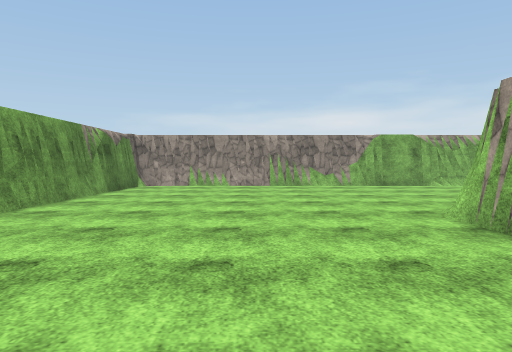
View 1 (above)

20 first-person views from a walk through a scene from a Unity 3-D project. The camera is 1.3 m above the floor, tilts 2° down and sees 70° across. The floor is counted in squares, 2 m on a side. Each view is taken from the middle of a square. On the plan, view 1 faces up. The plan holds only what a view shows up to about 11 squares ahead; the rest is blank. The place goes on beyond the plan. The player character is not drawn. Surface patterns are stand-ins for the level's own textures.

View 2
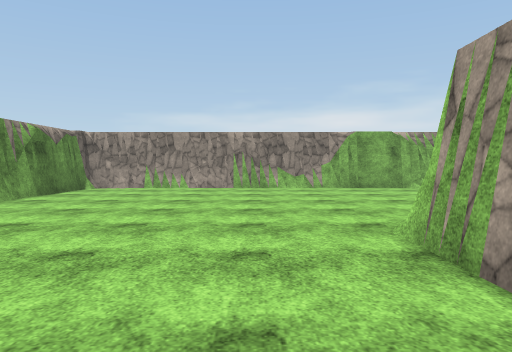

View 3
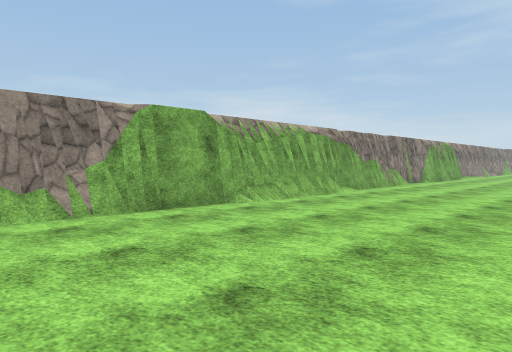

View 4
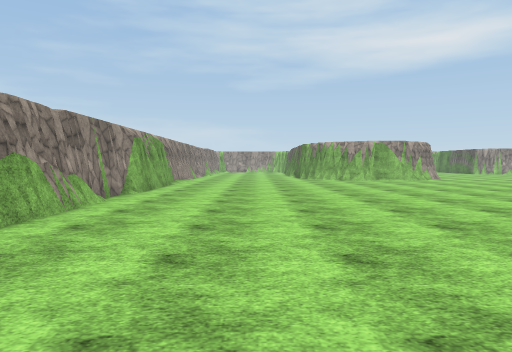

View 5
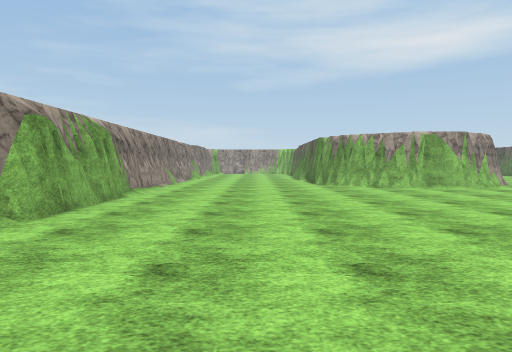

View 6
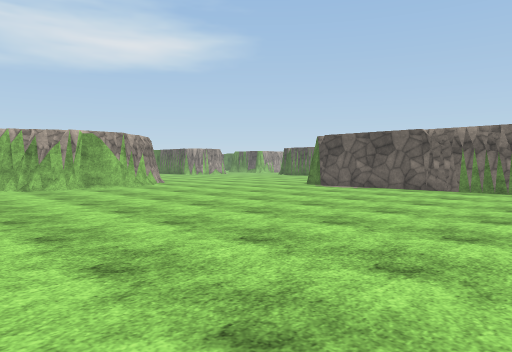

View 7
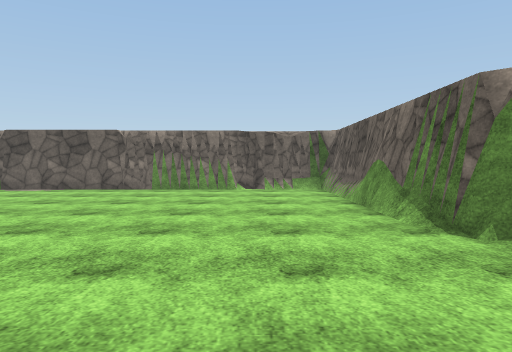

View 8
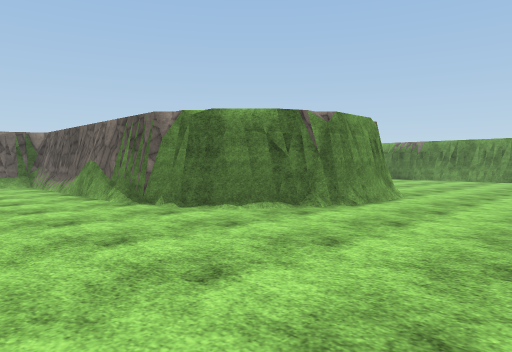

View 9
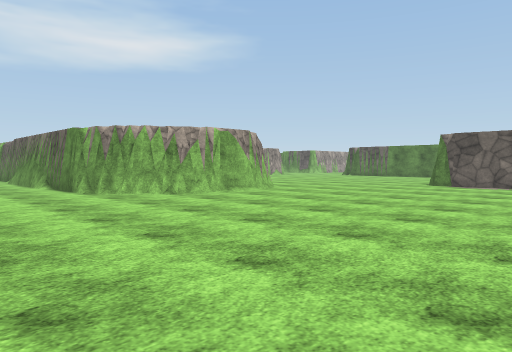

View 10
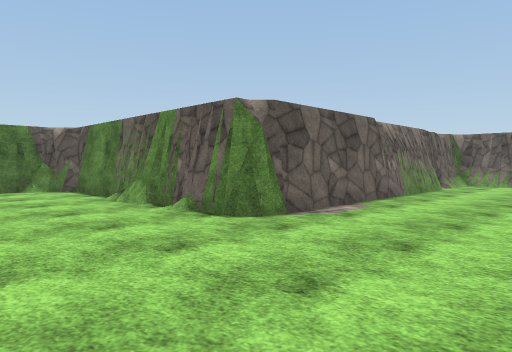

View 11
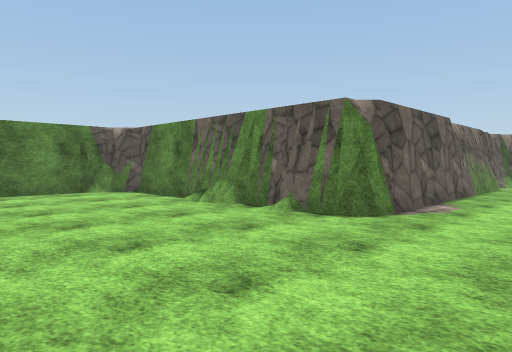

View 12
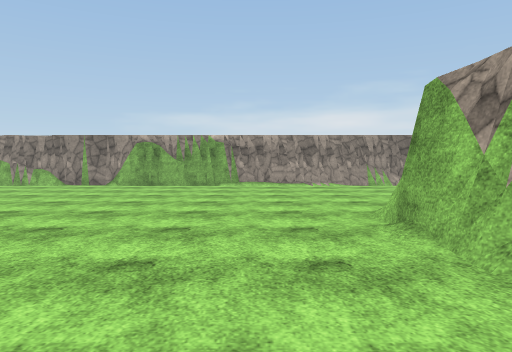

View 13
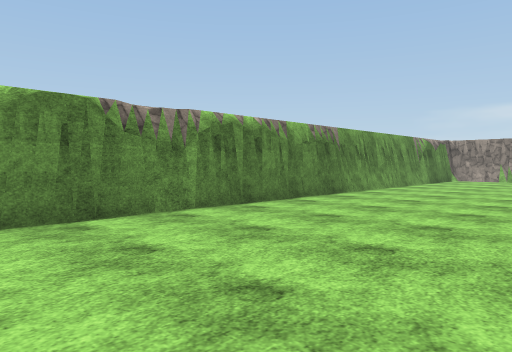

View 14
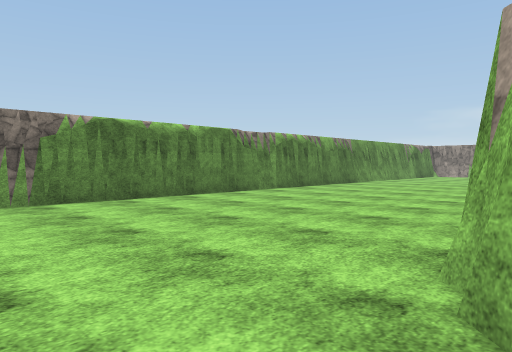

View 15
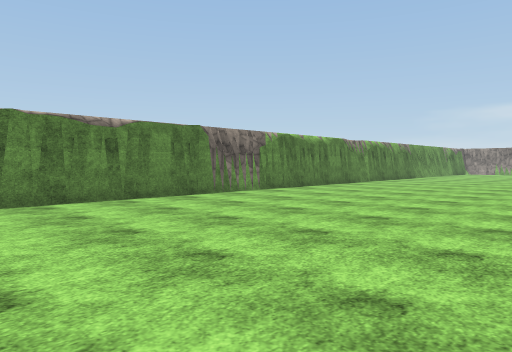

View 16
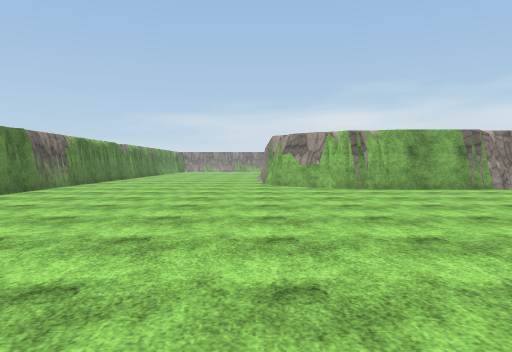

View 17
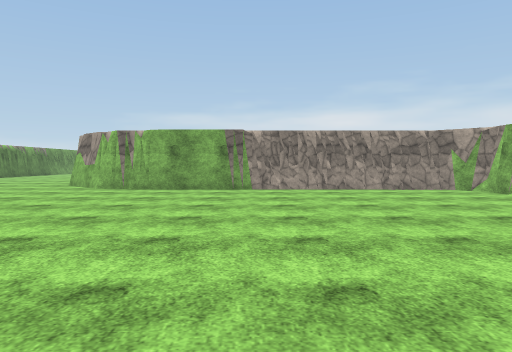

View 18
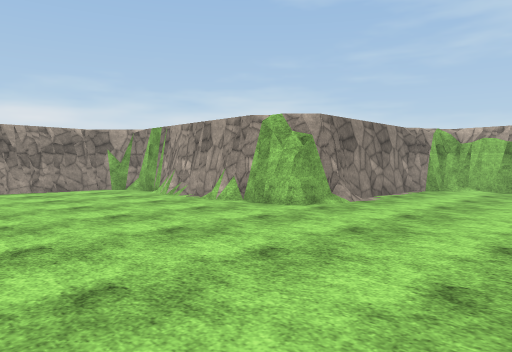

View 19
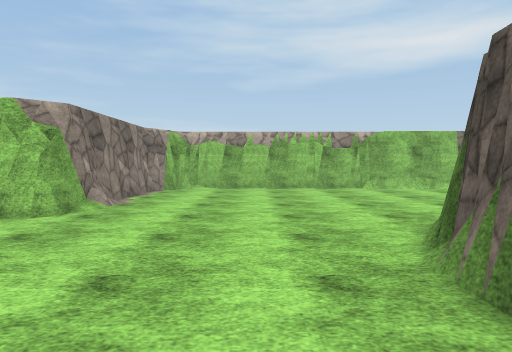

View 20
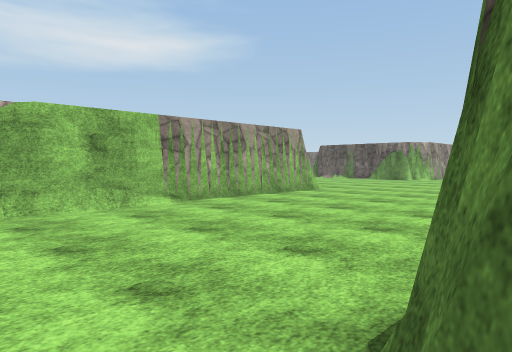

### Floor plan
Key: @ floor where view 1 was taken; # wall or solid block; . floor.
Columns run from 4 left of view 1 to 21 right of it. Each row starts with its distance up from view 1.
 11 ##########################
 10 #.........................
  9 #.........................
  8 #.........................
  7 #.........................
  6 #........##...............
  5 #......#####............##
  4 #......#   ##...........#
  3 #......#    #...........#
  2 #......     #...........##
  1 #.....      #............#
  0 #...@.      #.............
 -1 #.....      #.............
 -2 #.....      ##.######.....
 -3 #......     ####    ##....
 -4 #......              #...
 -5 #......#             #...
 -6 #......##            #...
 -7 #.......##           #...
 -8 #........##########  #...
 -9 #.................#  ###
-10 #.................#
-11 #.................#
-12 #.................#
-13    ...............#####
-14     ..... ............##
-15     ..... .............#
-16      ...   ............#
-17       .     .. #.......#
-18                ##......#
-19                 ##.....#
-20                   .....#
-21                   .....#
-22                   .....#
-23                    ....#
-24                    ....#
-25                    ....#
-26                     ...#
-27                     ....

Where each view was taken, in squares from view 1:
view 1: 0 up, 0 right, facing up
view 2: 1 up, 1 right, facing up
view 3: 6 up, 1 right, facing up-right
view 4: 8 up, 6 right, facing right
view 5: 8 up, 10 right, facing right
view 6: 7 up, 10 right, facing down-right
view 7: 7 up, 10 right, facing down
view 8: 9 up, 11 right, facing down-left
view 9: 9 up, 13 right, facing down-right
view 10: 1 up, 20 right, facing down-left
view 11: 0 up, 21 right, facing down-left
view 12: 0 up, 18 right, facing up
view 13: 4 down, 1 right, facing up-left
view 14: 8 down, 3 right, facing up-left
view 15: 13 down, 3 right, facing up-left
view 16: 17 down, 2 right, facing up
view 17: 17 down, 8 right, facing up
view 18: 17 down, 9 right, facing up-right
view 19: 16 down, 9 right, facing right
view 20: 18 down, 13 right, facing down-right
